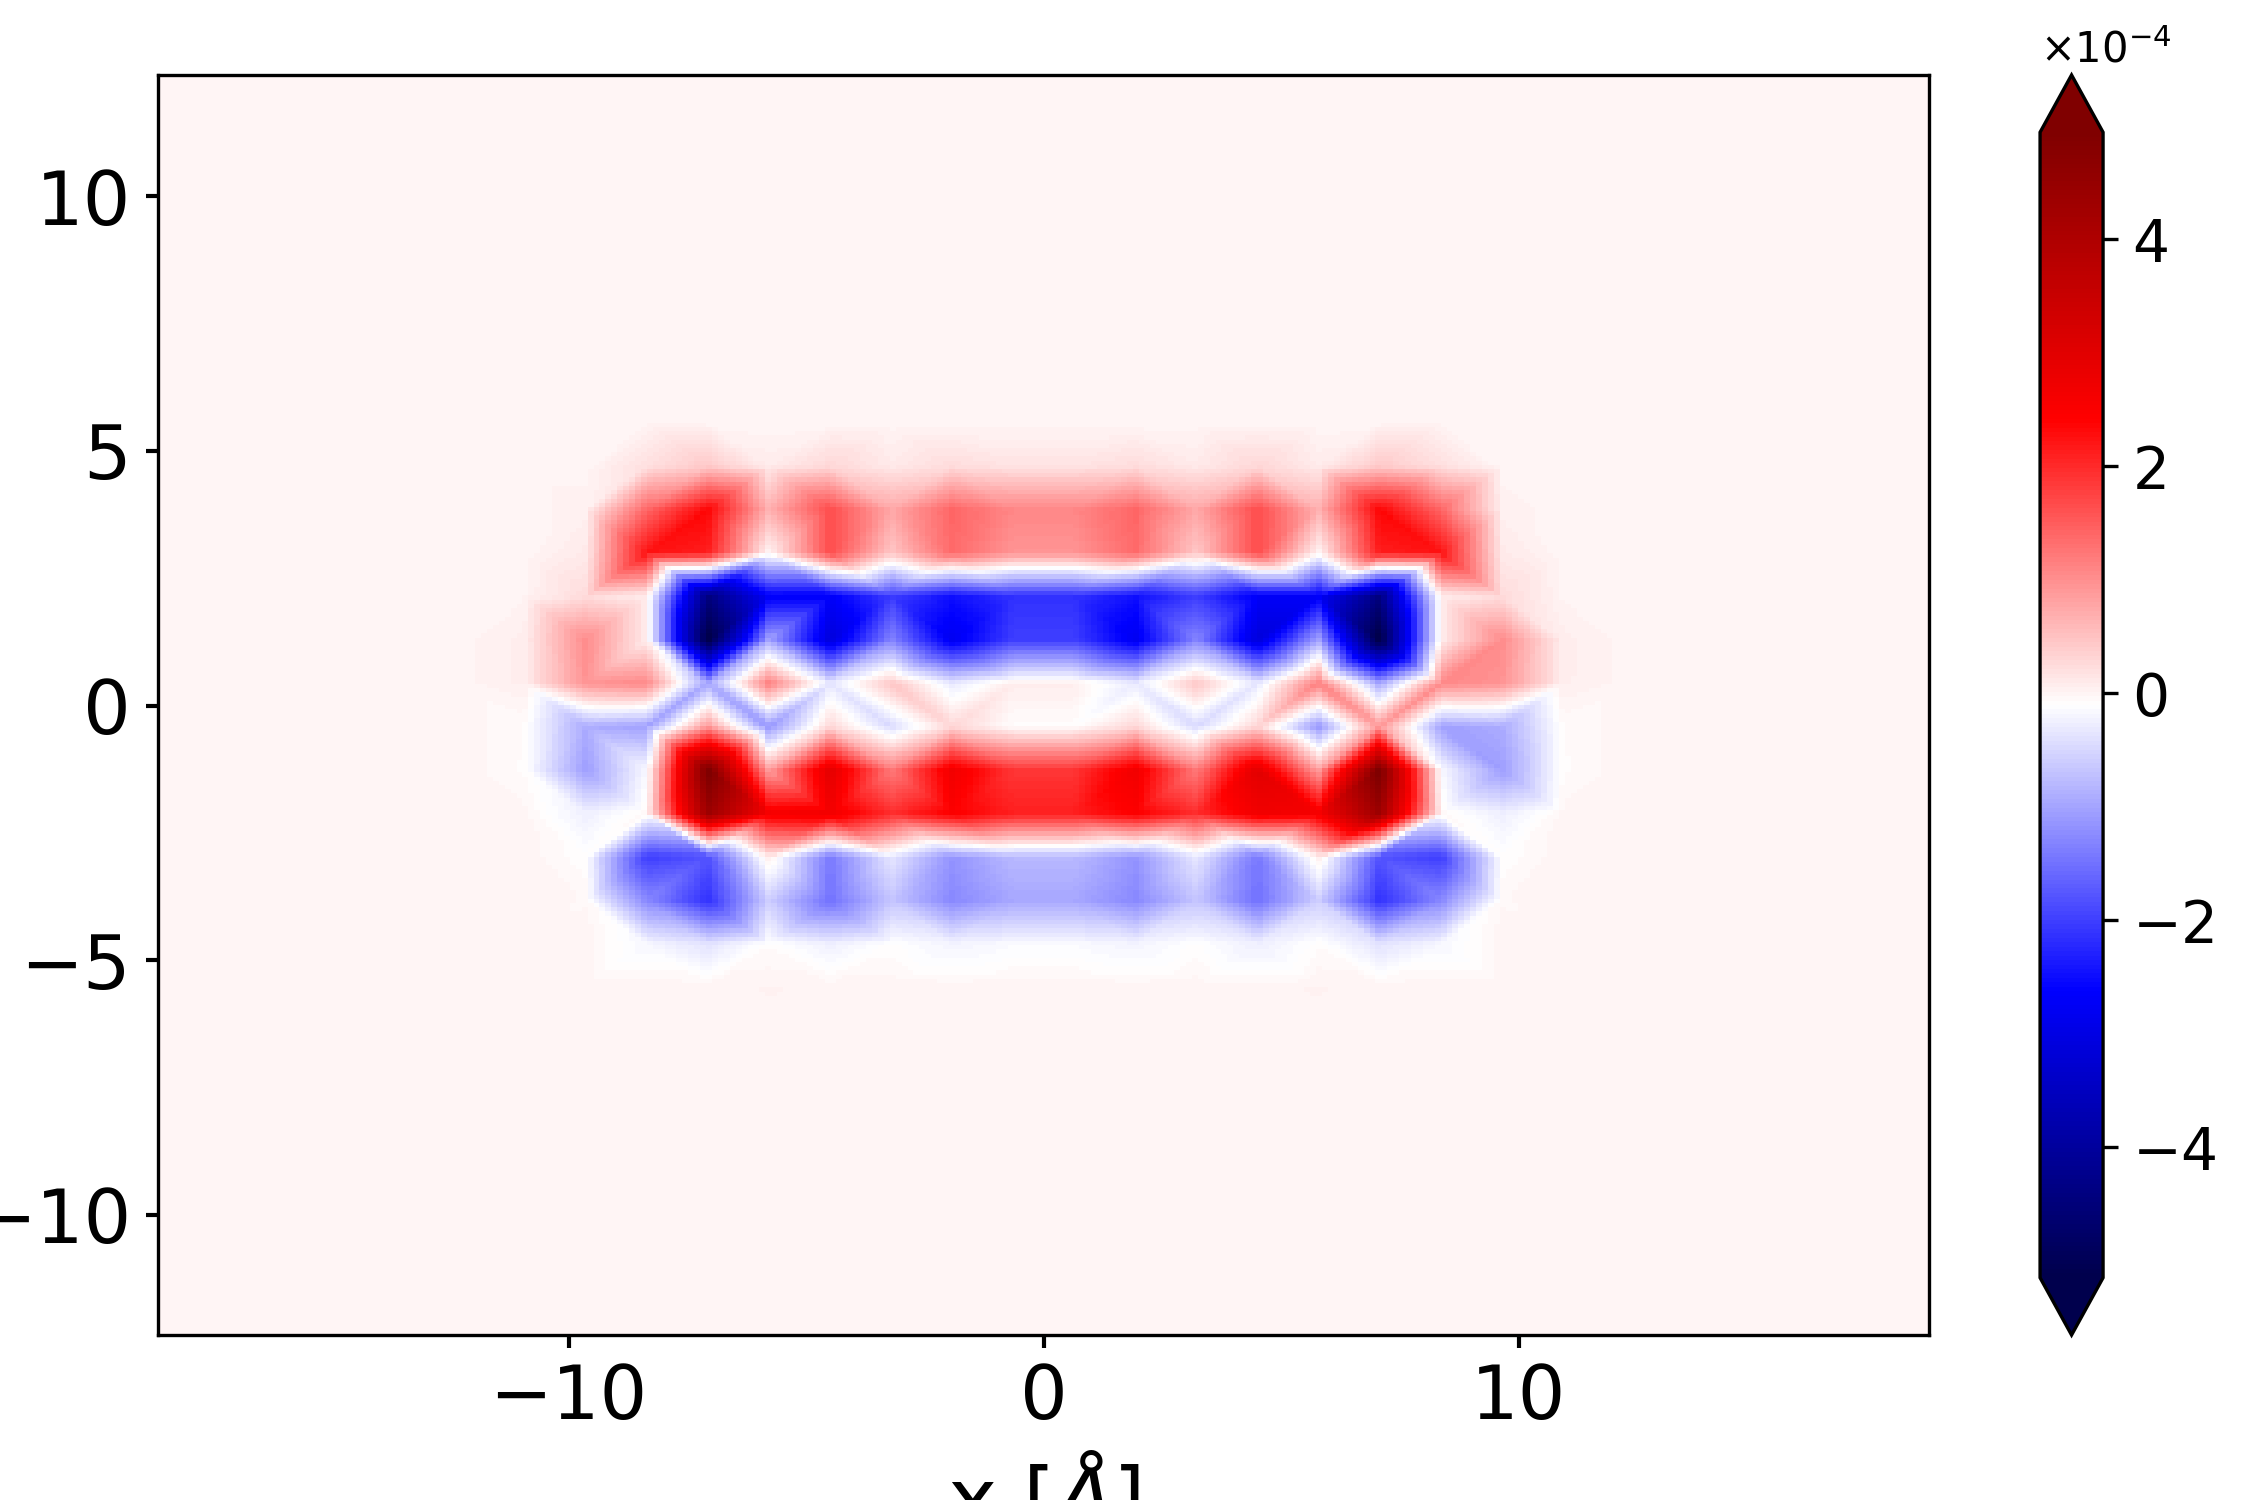

Recreate this plot in Python.
import numpy as np
import matplotlib.pyplot as plt
from scipy.interpolate import griddata

csv_file = 'analysis_density_2d_y_xy_wfqfmu_ag-Ey-3.0000000000-p-0.00-densityIm.csv'
output = 'analysis_density_2d_y_xy_wfqfmu_ag-Ey-3.0000000000-p-0.00-densityIm.svg'
output_png = 'analysis_density_2d_y_xy_wfqfmu_ag-Ey-3.0000000000-p-0.00-densityIm.png'

data = []
with open(csv_file, 'r') as file:
    for line in file:
        if line.strip():
            data.append([float(line[:25]), float(line[28:53]), float(line[56:81])])
data = np.array(data)

x = data[:, 0]
y = data[:, 1]
z = data[:, 2]

point = 500
xi = np.linspace(min(x), max(x), point)
yi = np.linspace(min(y), max(y), point)
X, Y = np.meshgrid(xi, yi)
Z = griddata((x, y), z, (X, Y), method='linear')

fig = plt.figure(figsize=(10, 10))
plt.pcolormesh(X, Y, Z, cmap='seismic', shading='auto')
cbar = plt.colorbar(extend='both')
cbar.formatter.set_useMathText(True)
cbar.update_ticks()
plt.xlabel('x [Å]')
plt.ylabel('y [Å]')
plt.savefig(output_png, dpi=300)
plt.savefig(output, format='svg')
plt.close()
